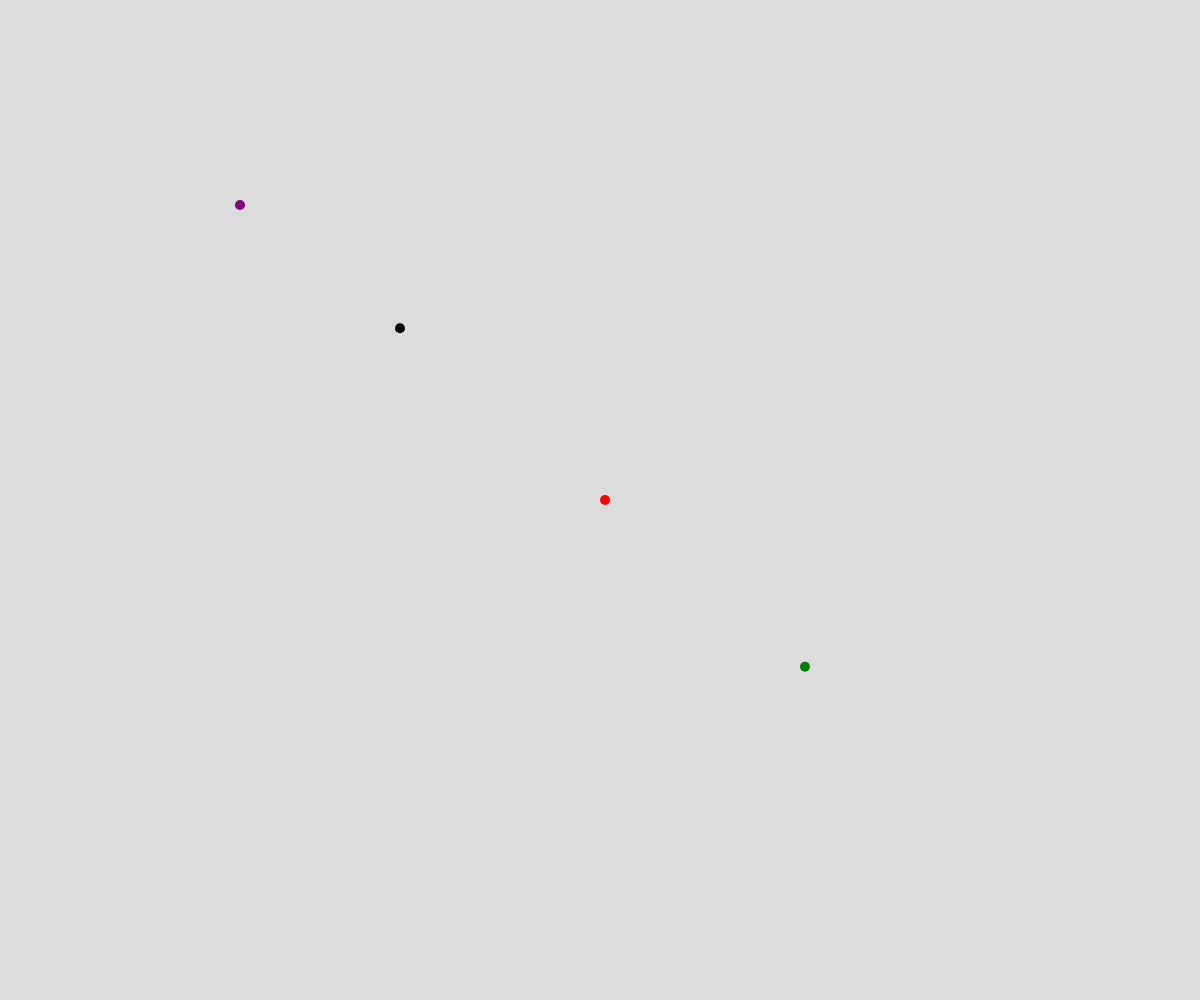
Frame 1 (no input)
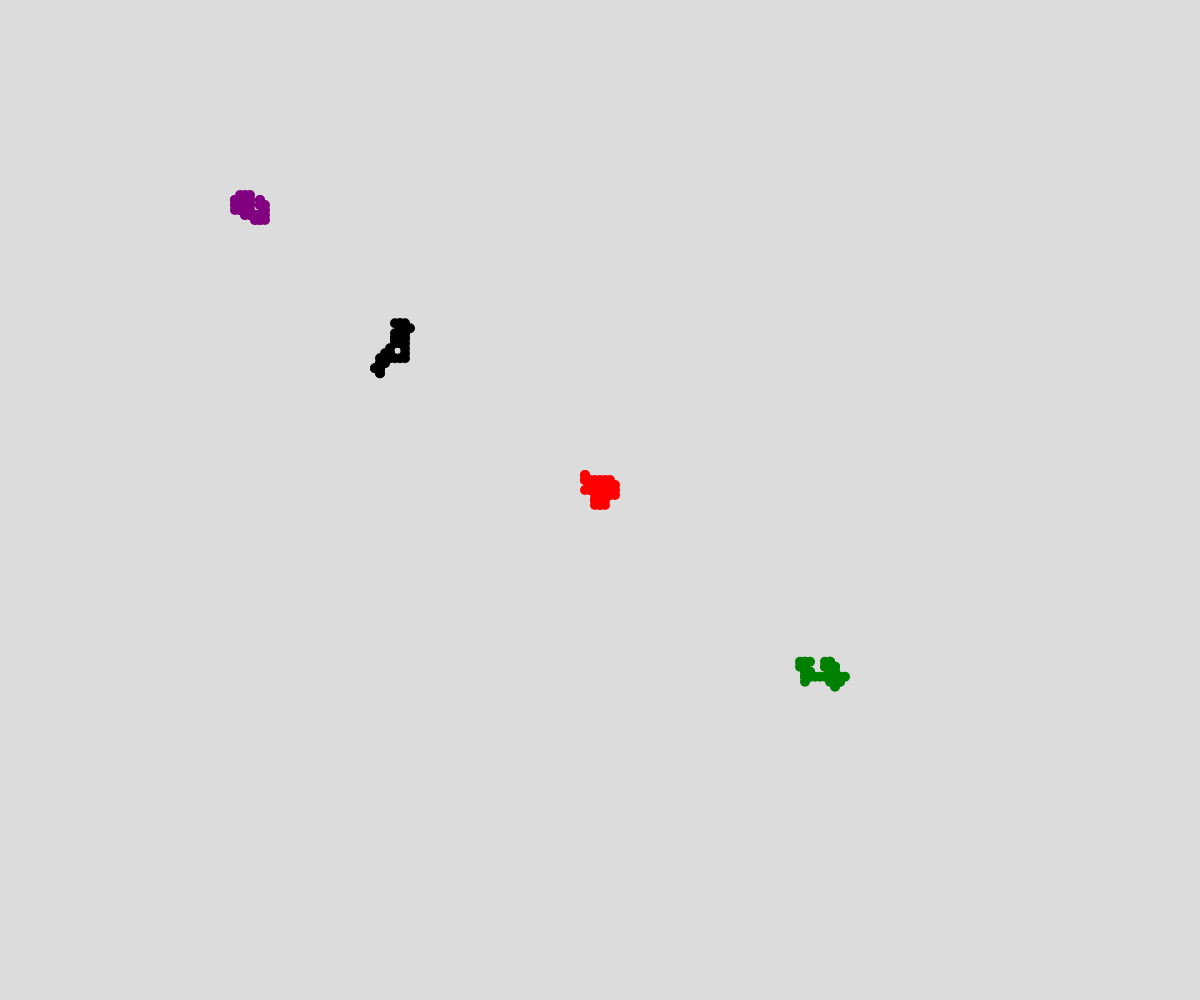
Frame 60 (no input)
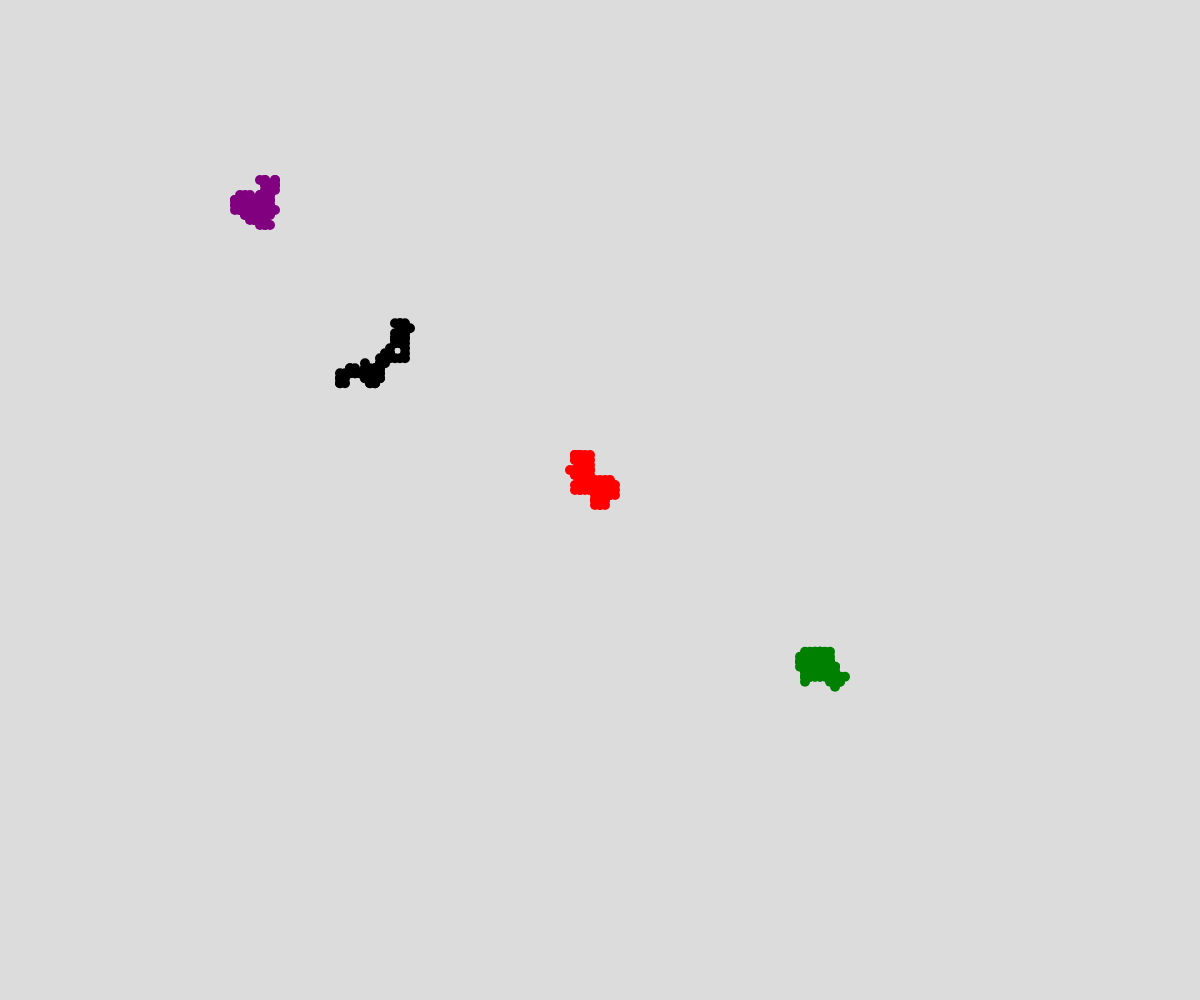
Frame 120 (the mouse pressed at the canvas centre since frame 60)

The p5.js sketch that drew these frames (run headless with seeded random() and noise() and a simulated clock; from frame 60 on, the mouse is pressed at the canvas centre):

// p5.js sketch
// ── sketch.js
//Walker OOP demo
// JACKSON PEDDLE
// Date
//
// Extra for Experts:
// dawgdawgdawgdawgdawgdawgdawgdawgdawgdawgdawgdawgdawgdawgdawgdawgdawgdawgdawgdawgdawgdawgdawgdawgdawgdawgdawgdawgdawg



class Walker {
  constructor(x, y, theColor){
    this.x = x;
    this.y = y;
    this.stepSize = 5;
    this.color = theColor;
    this.radius = 5;
  }

  move() {
    let choice = random(100);
    if (choice < 25) {
      //move up
      this.y -= this.stepSize;
    }
    else if (choice < 50) {
      ////move down
      this.y += this.stepSize;
    }
    else if (choice < 75) {
      ////move right
      this.x += this.stepSize;
    }
    else if (choice < 100) {
      ////move left
      this.x -= this.stepSize;
    }
  }

  display() {
    fill(this.color);
    noStroke();
    circle(this.x, this.y, this.radius * 2);

  }
}

let griffin;
let ben;
let andrew;
let maxLiu;


function setup() {
  createCanvas(windowWidth, windowHeight);
  griffin = new Walker(width/2, height/2, "red");
  ben = new Walker(width/3, height/3, "black");
  andrew = new Walker(width/1.5, height/1.5, "green");
  maxLiu = new Walker(width/5, height/5, "purple");

  background(220);

}

function draw() {
  griffin.move();
  griffin.display();
  ben.move();
  ben.display();
  andrew.move();
  andrew.display();
  maxLiu.move();
  maxLiu.display();
}
